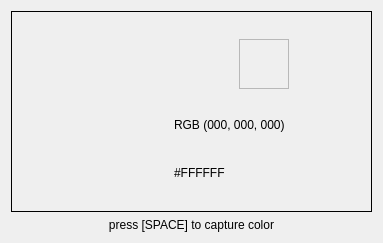
<?xml version="1.0" encoding="UTF-8"?>
<ui version="4.0">
 <class>ColorPicker</class>
 <widget class="QDialog" name="ColorPicker">
  <property name="geometry">
   <rect>
    <x>0</x>
    <y>0</y>
    <width>383</width>
    <height>243</height>
   </rect>
  </property>
  <property name="windowTitle">
   <string>Color Picker</string>
  </property>
  <layout class="QVBoxLayout" name="verticalLayout_3">
   <item>
    <widget class="QFrame" name="frame_2">
     <property name="frameShape">
      <enum>QFrame::Box</enum>
     </property>
     <property name="frameShadow">
      <enum>QFrame::Plain</enum>
     </property>
     <layout class="QHBoxLayout" name="horizontalLayout">
      <item>
       <widget class="QFrame" name="frame_4">
        <property name="frameShape">
         <enum>QFrame::NoFrame</enum>
        </property>
        <property name="frameShadow">
         <enum>QFrame::Plain</enum>
        </property>
        <layout class="QVBoxLayout" name="verticalLayout">
         <item>
          <spacer name="verticalSpacer">
           <property name="orientation">
            <enum>Qt::Vertical</enum>
           </property>
           <property name="sizeHint" stdset="0">
            <size>
             <width>20</width>
             <height>40</height>
            </size>
           </property>
          </spacer>
         </item>
         <item>
          <widget class="QLabel" name="viewport">
           <property name="sizePolicy">
            <sizepolicy hsizetype="Fixed" vsizetype="Fixed">
             <horstretch>0</horstretch>
             <verstretch>0</verstretch>
            </sizepolicy>
           </property>
           <property name="minimumSize">
            <size>
             <width>120</width>
             <height>120</height>
            </size>
           </property>
           <property name="maximumSize">
            <size>
             <width>120</width>
             <height>120</height>
            </size>
           </property>
           <property name="text">
            <string/>
           </property>
          </widget>
         </item>
         <item>
          <spacer name="verticalSpacer_2">
           <property name="orientation">
            <enum>Qt::Vertical</enum>
           </property>
           <property name="sizeHint" stdset="0">
            <size>
             <width>20</width>
             <height>40</height>
            </size>
           </property>
          </spacer>
         </item>
        </layout>
       </widget>
      </item>
      <item>
       <widget class="QFrame" name="frame_3">
        <property name="frameShape">
         <enum>QFrame::NoFrame</enum>
        </property>
        <property name="frameShadow">
         <enum>QFrame::Plain</enum>
        </property>
        <layout class="QVBoxLayout" name="verticalLayout_2">
         <item>
          <widget class="QFrame" name="frame">
           <property name="frameShape">
            <enum>QFrame::NoFrame</enum>
           </property>
           <property name="frameShadow">
            <enum>QFrame::Plain</enum>
           </property>
           <layout class="QHBoxLayout" name="horizontalLayout_2">
            <item>
             <spacer name="horizontalSpacer">
              <property name="orientation">
               <enum>Qt::Horizontal</enum>
              </property>
              <property name="sizeHint" stdset="0">
               <size>
                <width>40</width>
                <height>20</height>
               </size>
              </property>
             </spacer>
            </item>
            <item>
             <widget class="QFrame" name="frame_centralColor">
              <property name="sizePolicy">
               <sizepolicy hsizetype="Fixed" vsizetype="Fixed">
                <horstretch>0</horstretch>
                <verstretch>0</verstretch>
               </sizepolicy>
              </property>
              <property name="minimumSize">
               <size>
                <width>50</width>
                <height>50</height>
               </size>
              </property>
              <property name="maximumSize">
               <size>
                <width>50</width>
                <height>50</height>
               </size>
              </property>
              <property name="baseSize">
               <size>
                <width>50</width>
                <height>50</height>
               </size>
              </property>
              <property name="frameShape">
               <enum>QFrame::StyledPanel</enum>
              </property>
              <property name="frameShadow">
               <enum>QFrame::Raised</enum>
              </property>
             </widget>
            </item>
            <item>
             <spacer name="horizontalSpacer_2">
              <property name="orientation">
               <enum>Qt::Horizontal</enum>
              </property>
              <property name="sizeHint" stdset="0">
               <size>
                <width>40</width>
                <height>20</height>
               </size>
              </property>
             </spacer>
            </item>
           </layout>
          </widget>
         </item>
         <item>
          <widget class="QLabel" name="label_RGB">
           <property name="text">
            <string>RGB (000, 000, 000)</string>
           </property>
          </widget>
         </item>
         <item>
          <widget class="QLabel" name="label_HEX">
           <property name="text">
            <string>#FFFFFF</string>
           </property>
          </widget>
         </item>
        </layout>
       </widget>
      </item>
     </layout>
    </widget>
   </item>
   <item>
    <widget class="QLabel" name="label_SPACE">
     <property name="text">
      <string>press [SPACE] to capture color</string>
     </property>
     <property name="alignment">
      <set>Qt::AlignCenter</set>
     </property>
    </widget>
   </item>
  </layout>
 </widget>
 <resources/>
 <connections/>
</ui>
